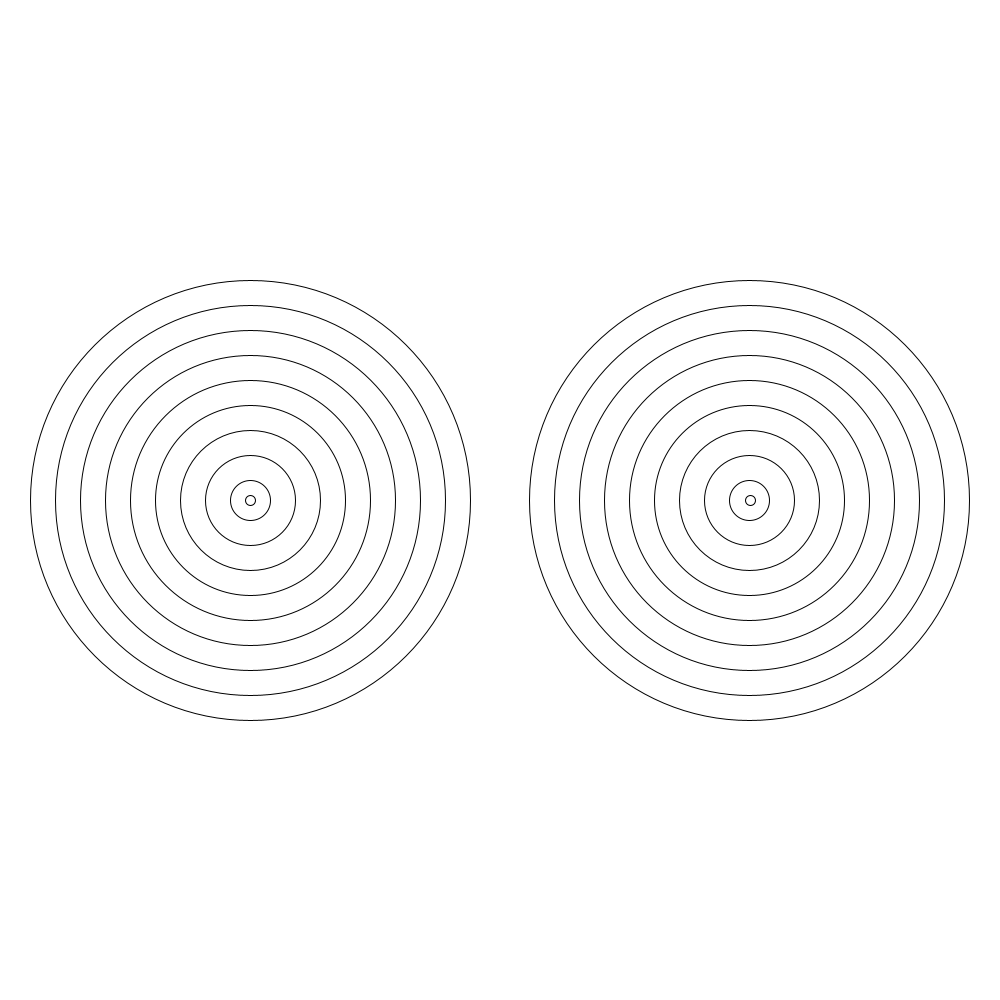
Frame 1 (no input)
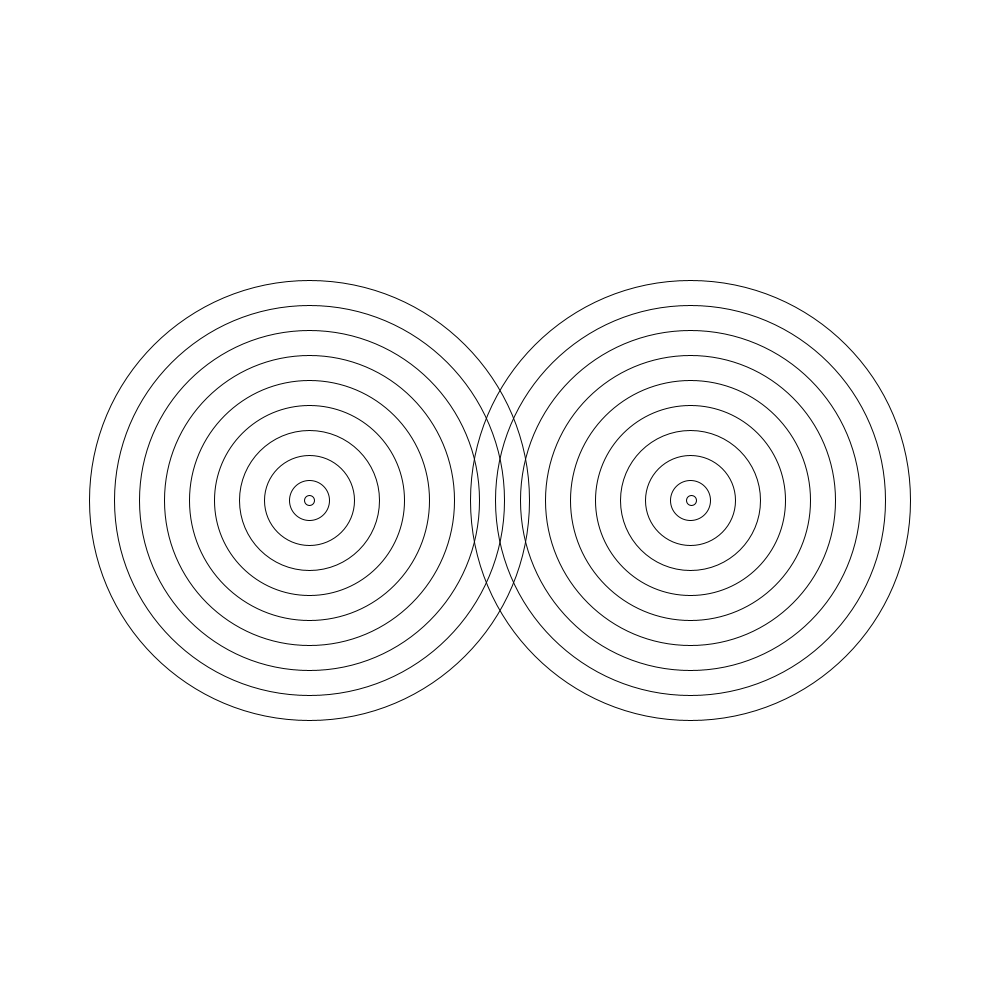
Frame 60 (the mouse pressed at the canvas centre just before this capture)
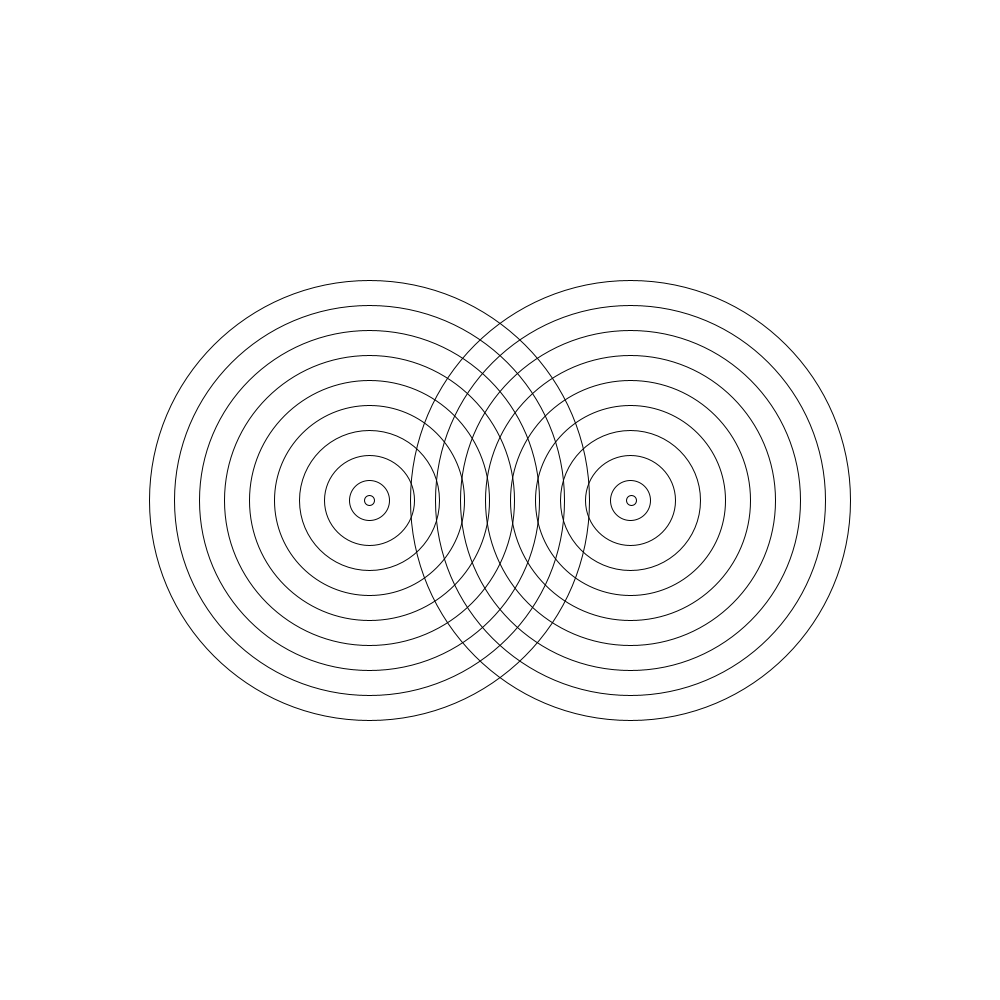
Frame 120 (the mouse held since frame 60 and released just before this capture)

The Processing sketch that drew these frames (run headless with seeded random() and noise(); from frame 60 on, the mouse is pressed at the canvas centre):

// Processing sketch: sketch_171209a
// ── sketch_171209a.pde
float x = 250;
float y = 750;
float man= .1;

void setup() {
  size(1000,1000);

}
void draw (){
background(255);
  for(int i=0; i<10; i++){ 
   noFill();
   
ellipse(x,500,10-i*50,10-i*50);
x=x+man;
ellipse(y,500,10-i*50,10-i*50);
y=y-man;
}}
